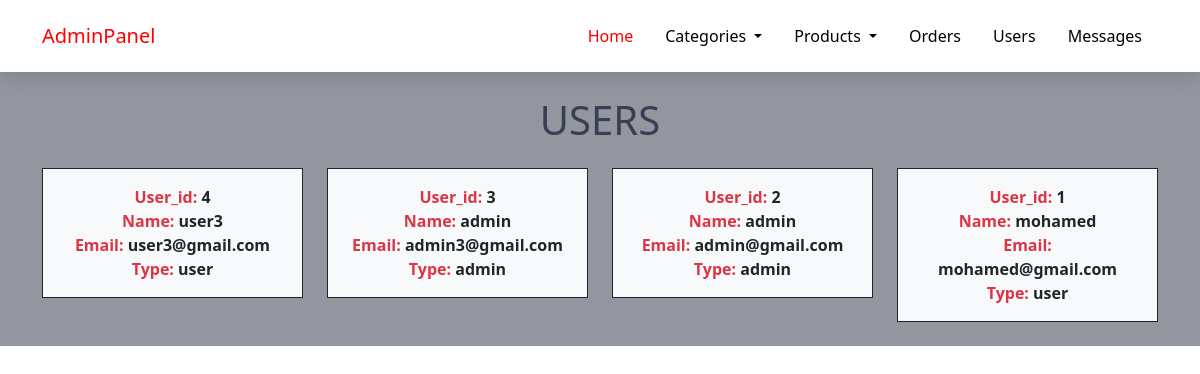
/admin/users.php, run on the app's committed database.
### tables this page shows
CREATE TABLE `users` (
  `id` int(11) NOT NULL,
  `name` text NOT NULL,
  `email` text NOT NULL,
  `password` text NOT NULL,
  `user_type` text NOT NULL
);

### admin/users.php (the view, shortened to what this page needs)
<!DOCTYPE html>
<html lang="en">
<head>
    <link rel="stylesheet" href="../css/style.css">
    <link rel="stylesheet" href="../css/all.min.css">
    <link rel="stylesheet" href="../css/bootstrap.min.css">
</head>
<body>
<?php
require_once("header.php");
require_once("../connection.php");
echo'
<div class="orders p-4 text-center">
<div class="container">
<h1>USERS</h1>
<div class="row" style="cursor:pointer;">
';
$r=$con->query("SELECT*FROM users ORDER BY id DESC");
if($r->num_rows>0)
{
    while($sel=$r->fetch_array(MYSQLI_ASSOC))
{
    echo'
    <div class="col-lg-3 col-md-6">
    <div class="box text-center border border-dark bg-light p-3 mt-3">
    <b class="text-danger">User_id:</b><b> '.$sel["id"].'</b><br>
    <b class="text-danger">Name:</b><b> '.$sel["name"].'</b><br>
    <b class="text-danger">Email:</b><b> '.$sel["email"].'</b><br>
    <b class="text-danger">Type:</b><b> '.$sel["user_type"].'</b><br>
    </div>
    </div>
    ';
}
echo'
</div>
</div>
';
}
echo'</div>';
?>
</body>
</html>

### css/style.css (style rules this page uses)
:root { --redcoloer:red; --whitecolor:white; --darkcolor:black; --box-shadow: 0 .5rem 1rem rgba(0,0,0,.1); --bodycolor:rgba(106,110,123,0.72); --h1color:#393f52; --footercolor:#131c26; }
body { font-family: 'Roboto', sans-serif; }
.orders { background-color:var(--bodycolor); }
.orders h1 { color: var(--h1color) }

### data on the page
users: id "4", name "user3", email "user3@gmail.com", user_type "user"
users: id "3", name "admin", email "admin3@gmail.com", user_type "admin"
users: id "2", name "admin", email "admin@gmail.com", user_type "admin"
users: id "1", name "mohamed", email "mohamed@gmail.com", user_type "user"
